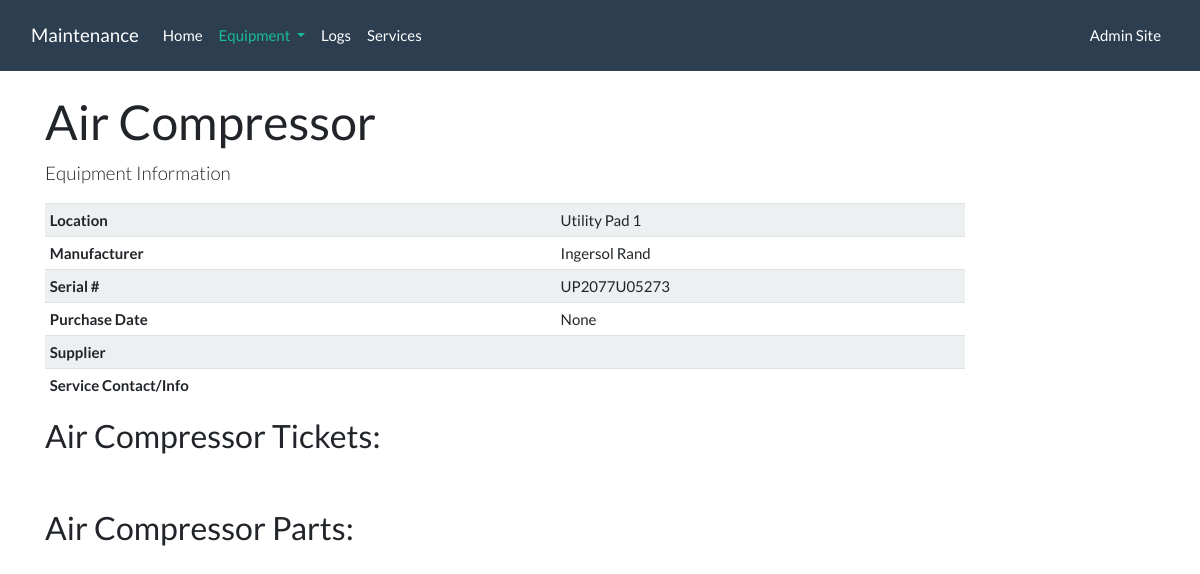
The page /equipment/Utility Pad 1/110/ on the database its author committed.
### equipment/models.py (models this page shows, shortened)
class Equipment(models.Model):
    equipment_name = models.CharField(max_length=100)
    location = models.ForeignKey(Location, on_delete=models.CASCADE)
    manufacturer = models.CharField(max_length=50, blank=True)
    serial_no = models.CharField(max_length=50, blank=True)
    purchase_date = models.DateField(blank=True, null=True)
    supplier = models.CharField(max_length=50, blank=True)
    service_contact = models.TextField(blank=True)

class Location(models.Model):
    location_id = models.CharField(primary_key=True, max_length=5)
    location_name = models.CharField(max_length=50)
    def __str__(self):
        return '%s' % self.location_name

### equipment/views.py (the view)
# urls.py: path('<str:location_id>/<int:pk>/', views.EquipmentView.as_view(), name='info')
class EquipmentView(generic.DetailView):
    model = Equipment
    template_name = 'equipment/equipment_detail.html'

### equipment/templates/equipment/equipment_detail.html (shortened to what this page needs)
{% extends 'equipment/base.html' %}
{% block nav-equipment %}
  active
{% endblock %}
{% block page-header %}
  {{equipment.equipment_name}}
{% endblock %}
{% block page-header-sub %}
  Equipment Information
{% endblock %}
{% block content %}
  <div class="row">
    <div class="col-sm-9 col-sm-offset-3 col-md-10 col-md-offset-2">
      <div class="table table-sm">
        {% if equipment %}
          <table class="table table-striped">
            <tbody>
              <tr>
                <td><b>Location</b></td>
                <td>{{equipment.location}}</td>
              </tr>
              <tr>
                <td><b>Manufacturer</b></td>
                <td>{{equipment.manufacturer}}</td>
              </tr>
              <tr>
                <td><b>Serial #</b></td>
                <td>{{equipment.serial_no}}</td>
              </tr>
              <tr>
                <td><b>Purchase Date</b></td>
                <td>{{equipment.purchase_date}}</td>
              </tr>
              <tr>
                <td><b>Supplier</b></td>
                <td>{{equipment.Supplier}}</td>
              </tr>
              <tr>
                <td><b>Service Contact/Info</b></td>
                <td>{{equip.service_contact}}</td>
              </tr>
            </tbody>
          </table>
        {% else %}
          <p>No locations are available.</p>
        {% endif %}
      </div>
    </div>
  </div>
  <div class="row">
    <div class="col-lg-9">
        <h3>{{equipment.equipment_name}} Tickets:</h3>
        <br><br>
    </div>
  </div>
    <div class="row">
    <div class="col-lg-9">
        <h3>{{equipment.equipment_name}} Parts:</h3>
        <br><br>
    </div>
  </div>
{% endblock %}

### rows shown on the page
Equipment: equipment_name "Air Compressor", location "Utility Pad 1", manufacturer "Ingersol Rand", serial_no "UP2077U05273", purchase_date "None"
